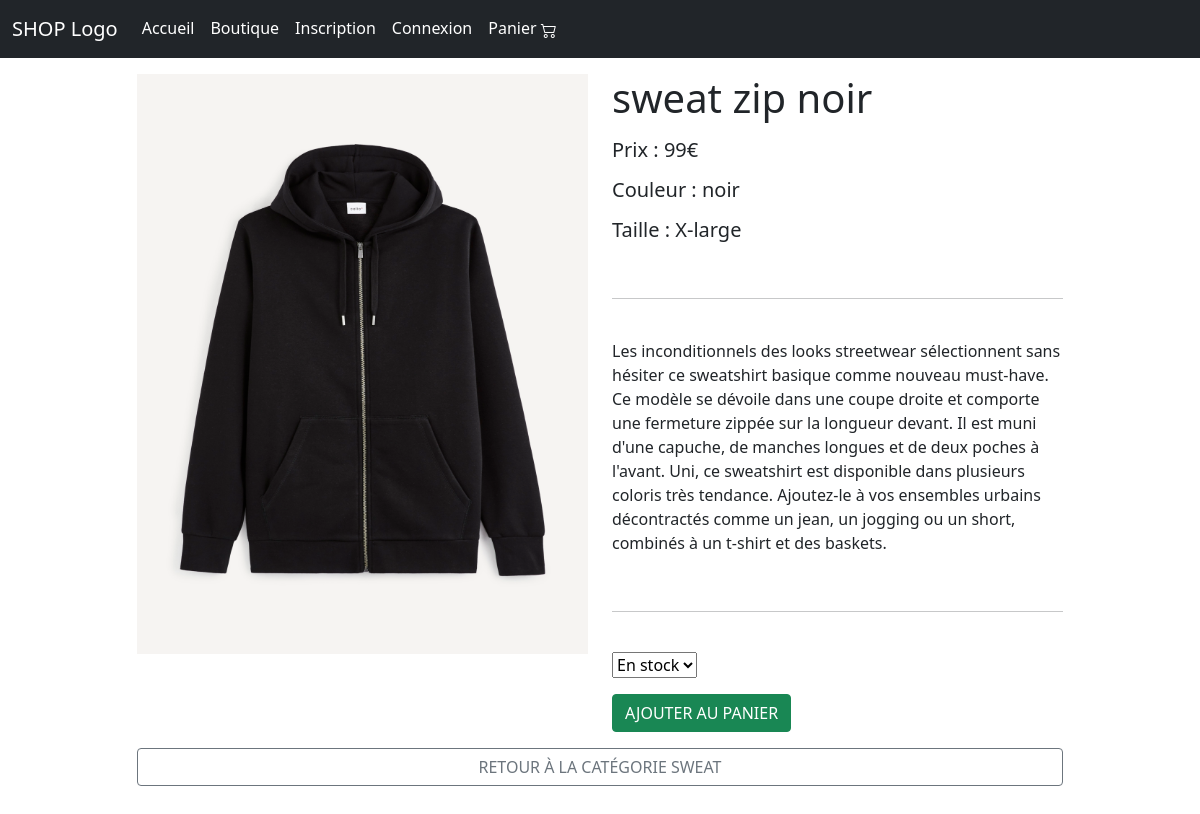
Page /produit.php?action=pageproduit&id_produit=20 on the committed database.
### tables this page shows
CREATE TABLE `produit` (
  `id_produit` int(3) NOT NULL,
  `reference` varchar(20) NOT NULL,
  `categorie` varchar(20) NOT NULL,
  `titre` varchar(100) NOT NULL,
  `description` text NOT NULL,
  `couleur` varchar(20) NOT NULL,
  `taille` varchar(10) NOT NULL,
  `genre` enum('m','f','mixte') NOT NULL,
  `photo` varchar(250) NOT NULL,
  `prix` int(6) NOT NULL,
  `stock` int(3) NOT NULL
);

### produit.php (the view, shortened to what this page needs)
<?php
require_once('./inc/init.php');
if(isset($_GET['action']) && $_GET['action'] == 'pageproduit'){
    if($id_produit = $_GET["id_produit"]){
        $id_produit =  $_GET['id_produit'];
        $r = $pdo->query("SELECT * FROM produit WHERE id_produit = $id_produit");
        if($r->rowCount()<=0){
            header('location:index.php');
            exit();
        }else{
            $productInfos = $r->fetch(PDO::FETCH_ASSOC);
        }
    }
}
require_once('./inc/header.inc.php');
require_once('./inc/nav.inc.php');
?>
<div class="container">
    <div class="row justify-content-center d=flex mt-3">
        <div class="col-5">
            <img src="http://<?php echo $productInfos['photo']; ?>" alt="image=produit" class="img-fluid">
        </div>
        <div class="col-5">
        <form action="panier.php" method="POST">
            <h1 class="mb-3"><?php echo $productInfos['titre']; ?></h1>
            <h5 class="mb-3">Prix : <?php echo $productInfos['prix']; ?>€</h5>
            <h5 class="mb-3">Couleur : <?php echo $productInfos['couleur']; ?></h5>
            <h5 class="mb-3">Taille : <?php echo $productInfos['taille']; ?></h5>
            <br>
            <hr>
            <br>
            <p class="mb-3"><?php echo $productInfos['description']; ?></p>
            <br>
            <hr>
            <br>
                <select name="quantite" id="quantite" class="mb-3" require>
                    <option selected>En stock</option>
                </select> <br>
                <input type="submit" name="ajoute_panier" class="mb=3 btn btn-success" value="AJOUTER AU PANIER">
            </form>
        </div>
        <div class="col-10">
            <a href="index.php?action=affichage&categorie=<?php echo $productInfos['categorie'];?>" type="button" class="btn btn-outline-secondary w-100 mt-3 mb-5 text-uppercase" > retour à la catégorie <?php echo $productInfos['categorie'];?> </a>
        </div>
    </div>
</div>
<?php  require_once('./inc/footer.inc.php'); ?>

### rows in the picture
produit: photo (picture), titre "sweat zip noir", prix "99", couleur "noir", taille "X-large", description "Les inconditionnels des looks streetwear sélectionnent sans hésiter ce sweatshirt basique comme nouveau must-have. Ce modèle se dévoile dans une coupe droite et comporte une fermeture zippée sur la longueur devant. Il est muni d'une capuche, de manches longues et de deux poches à l'avant. Uni, ce sweatshirt est disponible dans plusieurs coloris très tendance. Ajoutez-le à vos ensembles urbains décontractés comme un jean, un jogging ou un short, combinés à un t-shirt et des baskets.", categorie "SWEAT"
